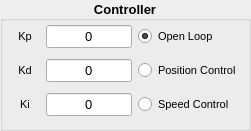
   <widget class="QGroupBox" name="ControllerGroup">
    <property name="geometry">
     <rect>
      <x>10</x>
      <y>320</y>
      <width>251</width>
      <height>131</height>
     </rect>
    </property>
    <property name="font">
     <font>
      <pointsize>10</pointsize>
      <weight>75</weight>
      <bold>true</bold>
      <underline>false</underline>
     </font>
    </property>
    <property name="focusPolicy">
     <enum>Qt::NoFocus</enum>
    </property>
    <property name="layoutDirection">
     <enum>Qt::LeftToRight</enum>
    </property>
    <property name="autoFillBackground">
     <bool>false</bool>
    </property>
    <property name="title">
     <string>Controller</string>
    </property>
    <property name="alignment">
     <set>Qt::AlignCenter</set>
    </property>
    <widget class="QWidget" name="gridLayoutWidget_2">
     <property name="geometry">
      <rect>
       <x>10</x>
       <y>20</y>
       <width>231</width>
       <height>101</height>
      </rect>
     </property>
     <layout class="QGridLayout" name="ParametersLayout">
      <item row="1" column="0">
       <widget class="QLabel" name="KdLabel">
        <property name="font">
         <font>
          <pointsize>8</pointsize>
          <weight>50</weight>
          <bold>false</bold>
         </font>
        </property>
        <property name="text">
         <string>Kd</string>
        </property>
        <property name="alignment">
         <set>Qt::AlignCenter</set>
        </property>
       </widget>
      </item>
      <item row="2" column="0">
       <widget class="QLabel" name="KiLabel">
        <property name="font">
         <font>
          <pointsize>8</pointsize>
          <weight>50</weight>
          <bold>false</bold>
         </font>
        </property>
        <property name="text">
         <string>Ki</string>
        </property>
        <property name="alignment">
         <set>Qt::AlignCenter</set>
        </property>
       </widget>
      </item>
      <item row="1" column="1">
       <widget class="QLineEdit" name="Kd">
        <property name="font">
         <font>
          <weight>50</weight>
          <bold>false</bold>
         </font>
        </property>
        <property name="text">
         <string>0</string>
        </property>
        <property name="alignment">
         <set>Qt::AlignCenter</set>
        </property>
       </widget>
      </item>
      <item row="2" column="1">
       <widget class="QLineEdit" name="Ki">
        <property name="font">
         <font>
          <weight>50</weight>
          <bold>false</bold>
         </font>
        </property>
        <property name="text">
         <string>0</string>
        </property>
        <property name="alignment">
         <set>Qt::AlignCenter</set>
        </property>
       </widget>
      </item>
      <item row="0" column="1">
       <widget class="QLineEdit" name="Kp">
        <property name="font">
         <font>
          <weight>50</weight>
          <bold>false</bold>
         </font>
        </property>
        <property name="text">
         <string>0</string>
        </property>
        <property name="alignment">
         <set>Qt::AlignCenter</set>
        </property>
       </widget>
      </item>
      <item row="0" column="0">
       <widget class="QLabel" name="KpLabel">
        <property name="sizePolicy">
         <sizepolicy hsizetype="Preferred" vsizetype="Preferred">
          <horstretch>0</horstretch>
          <verstretch>0</verstretch>
         </sizepolicy>
        </property>
        <property name="minimumSize">
         <size>
          <width>30</width>
          <height>20</height>
         </size>
        </property>
        <property name="font">
         <font>
          <pointsize>8</pointsize>
          <weight>50</weight>
          <bold>false</bold>
         </font>
        </property>
        <property name="text">
         <string>Kp</string>
        </property>
        <property name="alignment">
         <set>Qt::AlignCenter</set>
        </property>
       </widget>
      </item>
      <item row="0" column="2">
       <widget class="QRadioButton" name="OLRadioButton">
        <property name="font">
         <font>
          <pointsize>8</pointsize>
          <weight>50</weight>
          <bold>false</bold>
         </font>
        </property>
        <property name="layoutDirection">
         <enum>Qt::LeftToRight</enum>
        </property>
        <property name="text">
         <string>Open Loop</string>
        </property>
        <property name="checked">
         <bool>true</bool>
        </property>
       </widget>
      </item>
      <item row="1" column="2">
       <widget class="QRadioButton" name="PosConRadioButton">
        <property name="font">
         <font>
          <pointsize>8</pointsize>
          <weight>50</weight>
          <bold>false</bold>
         </font>
        </property>
        <property name="text">
         <string>Position Control</string>
        </property>
       </widget>
      </item>
      <item row="2" column="2">
       <widget class="QRadioButton" name="SpeedConRadioButton">
        <property name="font">
         <font>
          <pointsize>8</pointsize>
          <weight>50</weight>
          <bold>false</bold>
         </font>
        </property>
        <property name="text">
         <string>Speed Control</string>
        </property>
       </widget>
      </item>
     </layout>
    </widget>
   </widget>
